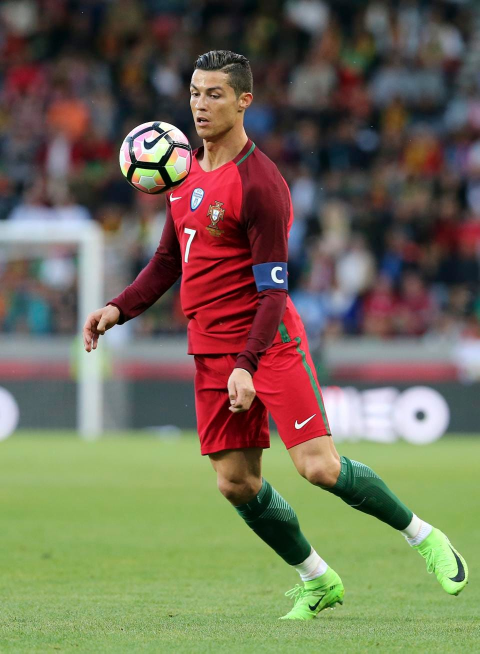
#> input picture project2/images_dataset/cristiano_ronaldo/cristiano_ronaldo__11_.jpg, 959 x 1307 px (shown at 1/2 size); its folder holds only this picture in this run
$ jupyter execute --allow-errors CelebrityFaceDetection.ipynb   (shell and % lines are left out)
#> lines starting #> are read from the running program, lines starting #| are printed output that depends on the picture
[cell 1]
import numpy as np
import cv2
import matplotlib.pyplot as plt
import os

[cell 2]
faceCascade = cv2.CascadeClassifier('./haarcascades/haarcascade_frontalface_default.xml')
eyesCascade = cv2.CascadeClassifier('./haarcascades/haarcascade_eye.xml')

[cell 3]
path_to_data = './images_dataset/'
path_to_cropped_data = './images_dataset/cropped'

[cell 4]
img_dirs = []
for files in os.scandir(path_to_data):
    if files.is_dir():
        img_dirs.append(files.path)
img_dirs

[cell 5]
import shutil
if os.path.exists(path_to_cropped_data):
    shutil.rmtree(path_to_cropped_data)
os.mkdir(path_to_cropped_data)

[cell 6]
def get_cropped_img(img_path):
    img = cv2.imread(img_path)
#> img is the input picture: shape (1307, 959, 3); mean B, G, R 87.3, 108.6, 114.4
    gray_img = cv2.cvtColor(img, cv2.COLOR_BGR2GRAY)
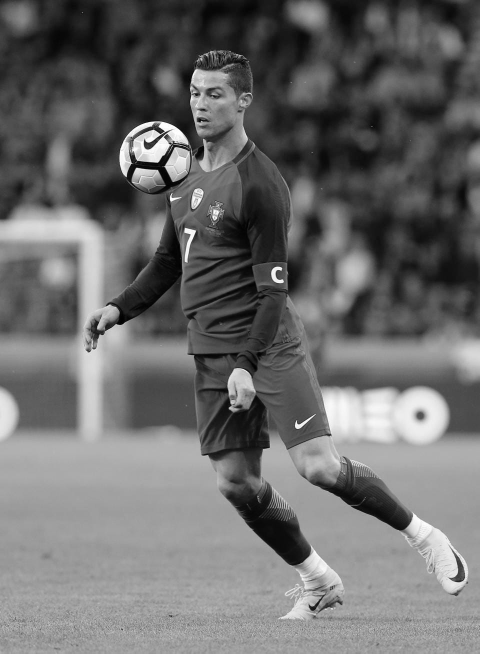
#> gray_img: shape (1307, 959) (shown at 1/2 size); min 0, max 255, mean 107.9
    faces = faceCascade.detectMultiScale(gray_img, 1.5, 5)
#> faces = [[737, 597, 54, 54], [350, 142, 122, 122]]
    for (x,y,w,h) in faces:
        roi_gray = gray_img[y:y+h, x:x+w]
        roi_color = img[y:y+h, x:x+w]
        eyes = eyesCascade.detectMultiScale(roi_gray)
        if len(eyes) >= 2:
            return roi_color
#> this loop made 2 passes
#> (x, y, w, h, eyes) on pass 2: (350, 142, 122, 122, [[30, 36, 23, 23], [55, 30, 34, 34]])
#> pass 1, in get_cropped_img, `roi_gray = gray_img[y:y+h, x:x+w]`:
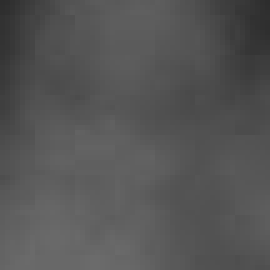
#> roi_gray: shape (54, 54) (shown 5 times larger); min 45, max 107, mean 85
#> pass 1, in get_cropped_img, `roi_color = img[y:y+h, x:x+w]`:
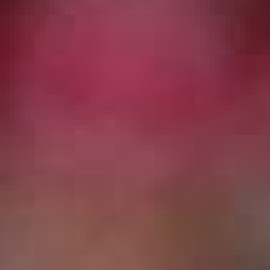
#> roi_color: shape (54, 54, 3) (shown 5 times larger); mean B, G, R 73.5, 63.4, 131.6
#> pass 2, in get_cropped_img, `roi_gray = gray_img[y:y+h, x:x+w]`:
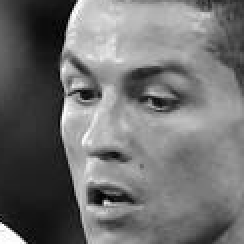
#> roi_gray: shape (122, 122) (shown 2 times larger); min 0, max 255, mean 112
#> pass 2, in get_cropped_img, `roi_color = img[y:y+h, x:x+w]`:
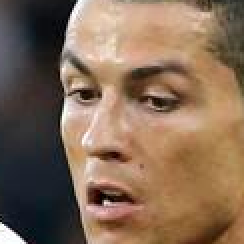
#> roi_color: shape (122, 122, 3) (shown 2 times larger); mean B, G, R 86, 106.8, 132.3

[cell 7]
cropped_img_dirs = []
celebrity_file_dict = {}
#> (the rest of this cell did not finish here and is left out)

[cell 8]
celebrity_file_dict

[cell 9]
celeb_num = {}
c = 0
for celeb_name in celebrity_file_dict.keys():
    celeb_num[celeb_name] = c
    c+=1
celeb_num

[cell 10]
import pywt

def w2d(img, mode='haar', level=1):
    imgArr = cv2.cvtColor(img, cv2.COLOR_BGR2GRAY)
    imgArr = np.float32(imgArr)
    imgArr /= 255
    coeffs = pywt.wavedec2(imgArr, mode, level=level)
    coef_H = list(coeffs)
    coef_H[0] *= 0;
    imgArr_H = pywt.waverec2(coef_H, mode);
    imgArr_H *= 255
    imgArr_H = np.uint8(imgArr_H)

    return imgArr_H

[cell 11]
X = []
y = []
for celeb_name, celeb_files in celebrity_file_dict.items():
    for celeb_file in celeb_files:
        img = cv2.imread(celeb_file)
        if img is None:
            continue
        scaled_raw = cv2.resize(img, (32,32))
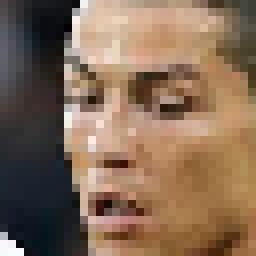
#> scaled_raw: shape (32, 32, 3) (shown 8 times larger); mean B, G, R 86, 106.8, 132.3
        img_har = w2d(img,'db1',5)
#> in w2d, `coeffs = pywt.wavedec2(imgArr, mode, level=level)`: coeffs = 6 items
#> in w2d, `imgArr_H = pywt.waverec2(coef_H, mode);`:
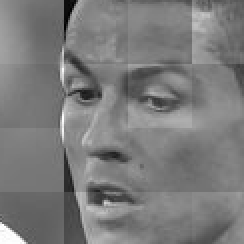
#> imgArr_H: shape (122, 122) float32 (shown 2 times larger); min -0.725, max 0.771, mean -0.000464; drawn with min black and max white
#> in w2d, `imgArr_H = np.uint8(imgArr_H)`:
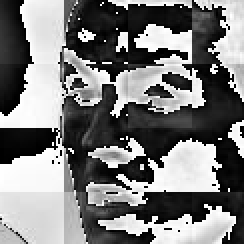
#> imgArr_H: shape (122, 122) (shown 2 times larger); min 0, max 255, mean 123
        scaled_img_har = cv2.resize(img_har, (32,32))
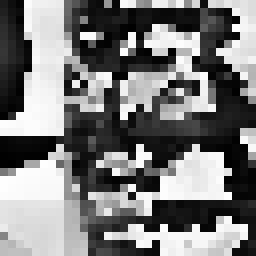
#> scaled_img_har: shape (32, 32) (shown 8 times larger); min 0, max 255, mean 123
        combined_img = np.vstack((scaled_raw.reshape(32*32*3,1),scaled_img_har.reshape(32*32,1)))
#> combined_img = 4096 values, max 255 at index 3868, min 0 at index 3685, mean 112.1
        X.append(combined_img)
        y.append(celeb_num[celeb_name])

[cell 12]
len(X[0])
#> Out = 4096

[cell 13]
X = np.array(X).reshape(len(X),4096).astype(float)
X.shape
#> Out = (1, 4096)

[cell 14]
X[0]
#> Out has the same summary as combined_img
